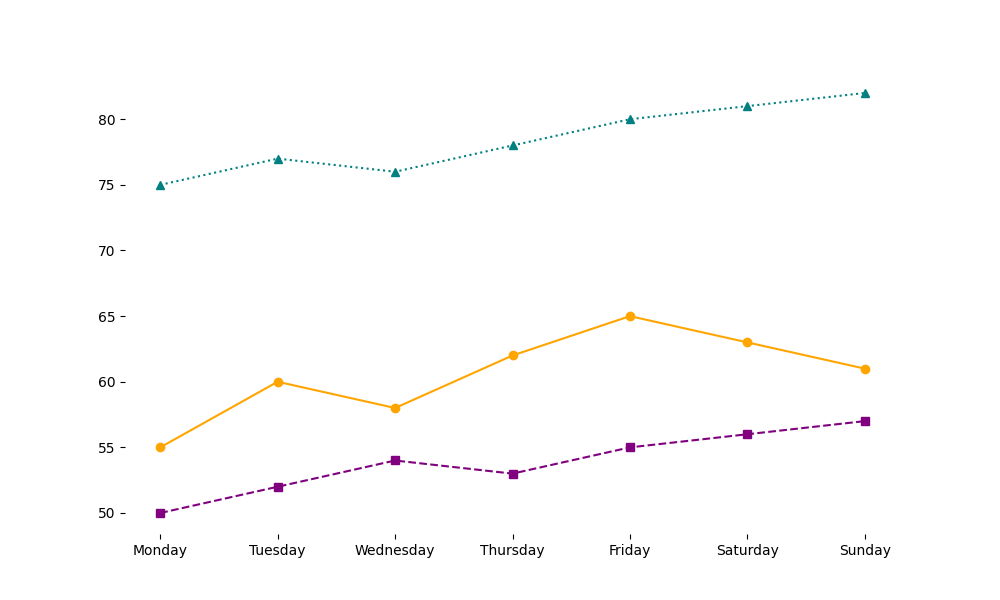

Python code for this plot:
import matplotlib.pyplot as plt

# Days of the week
days = ["Monday", "Tuesday", "Wednesday", "Thursday", "Friday", "Saturday", "Sunday"]

# Temperature data for three cities
new_york_temp = [55, 60, 58, 62, 65, 63, 61]
san_francisco_temp = [50, 52, 54, 53, 55, 56, 57]
miami_temp = [75, 77, 76, 78, 80, 81, 82]

fig, ax = plt.subplots(figsize=(10, 6))

# Plot the temperature data with updated colors
ax.plot(days, new_york_temp, marker='o', linestyle='-', color='orange')
ax.plot(days, san_francisco_temp, marker='s', linestyle='--', color='purple')
ax.plot(days, miami_temp, marker='^', linestyle=':', color='teal')

# Remove axes borders
ax.spines['top'].set_visible(False)
ax.spines['right'].set_visible(False)
ax.spines['left'].set_visible(False)
ax.spines['bottom'].set_visible(False)

# Display the plot
plt.show()
